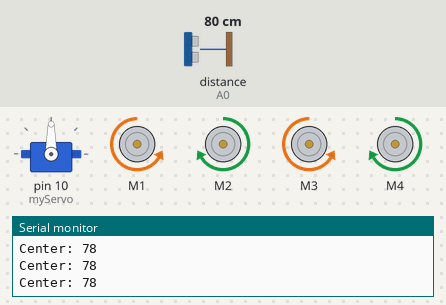
The sketch below on a simulated Arduino Uno, built with avr-gcc and run on an emulated ATmega328P. Shown: servo, 4 × DC motor (green arrow = forward, orange = backward, longer = faster), the last lines printed to the serial monitor. Wiring (inferred from the names in the program): ultrasonic range finder: trigger A5; echo A0. Inputs (shaded band) come from the test bench; at power-on: distance to the obstacle (sensor on A0) 80 cm. The echo pulse lasts 58.3 µs per cm.

Above: at 1.2 s.
1.3 s: distance to the obstacle (sensor on A0) set to 24 cm
4.3 s: distance to the obstacle (sensor on A0) set to 19 cm
At 7.0 s:
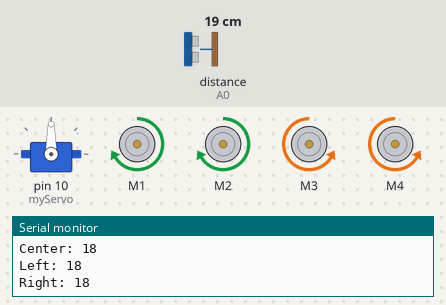
7.3 s: distance to the obstacle (sensor on A0) set to 60 cm
At 8.9 s:
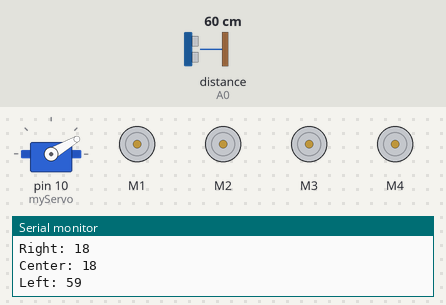
10.3 s: distance to the obstacle (sensor on A0) set to 2 cm
At 11.6 s:
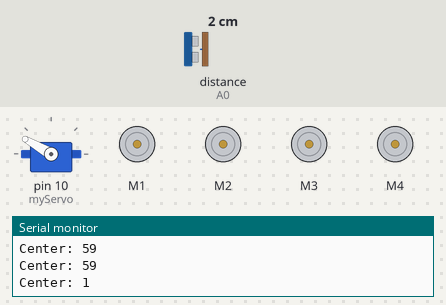
Timing chart, 0 to 17.3 s (numbered marks = the images above; inputs shaded):
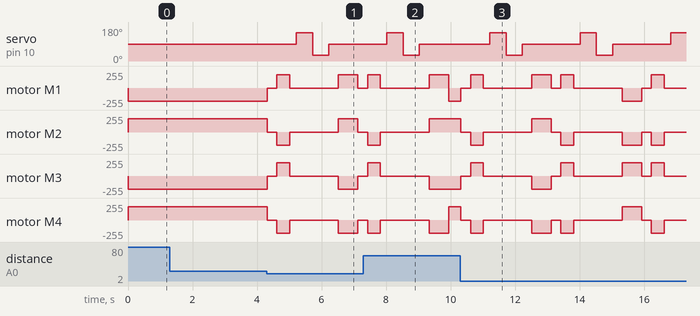

Measured:
- the behaviour switches between 22 and 21 cm on distance to the obstacle (sensor on A0) (found by bisection; images 0 and 1)
- after the input at 4.3 s, servo on pin 10 (myServo): 90° → 150° after 0.92 s, → 30° 0.50 s later, → 90° 0.50 s later; motor M1: goes stopped 0.30 s, forward 200/255 0.40 s, stopped 1.5 s, forward 200/255 0.60 s, then stopped, starting at once
- after the input at 7.3 s, motor M2: goes on until 9.3 s, then stays forward 200/255; motor M3: goes on until 9.3 s, then stays backward 200/255
- after the input at 10.3 s, servo on pin 10 (myServo): 90° → 150° after 0.92 s, → 30° 0.50 s later, → 90° 0.50 s later, → 150° 1.8 s later, … (7 changes in this stretch); motor M1: backward 200/255 → stopped at once, → forward 200/255 0.30 s later, → stopped 0.40 s later, → forward 200/255 1.5 s later, … (11 changes in this stretch)

The sketch:

protototype_system.fullcode.ino
```cpp
#include <AFMotor.h>
#include <Servo.h>


AF_DCMotor m1(1);
AF_DCMotor m2(2);
AF_DCMotor m3(3);
AF_DCMotor m4(4);

Servo myServo;

#define trigPin A5
#define echoPin A0

long duration;
int distance;


void setup() {
  Serial.begin(9600);

  pinMode(trigPin, OUTPUT);
  pinMode(echoPin, INPUT);

  myServo.attach(10);
  myServo.write(90);


  m1.setSpeed(200);
  m2.setSpeed(200);
  m3.setSpeed(200);
  m4.setSpeed(200);
}


int getDistance() {
  digitalWrite(trigPin, LOW);
  delayMicroseconds(2);

  digitalWrite(trigPin, HIGH);
  delayMicroseconds(10);
  digitalWrite(trigPin, LOW);

  duration = pulseIn(echoPin, HIGH);
  distance = duration * 0.034 / 2;

  return distance;
}


void moveForward() {
  m1.run(BACKWARD);
  m2.run(FORWARD);
  m3.run(BACKWARD);
  m4.run(FORWARD);
}

void moveBackward() {
  m1.run(FORWARD);
  m2.run(BACKWARD);
  m3.run(FORWARD);
  m4.run(BACKWARD);
}

void turnLeft() {
  m1.run(BACKWARD);
  m2.run(BACKWARD);
  m3.run(FORWARD);
  m4.run(FORWARD);
}

void turnRight() {
  m1.run(FORWARD);
  m2.run(FORWARD);
  m3.run(BACKWARD);
  m4.run(BACKWARD);
}


void stopMotors() {
  m1.run(RELEASE);
  m2.run(RELEASE);
  m3.run(RELEASE);
  m4.run(RELEASE);
}

void loop() {

  int center = getDistance();
  Serial.print("Center: ");
  Serial.println(center);

  if (center > 20) {
    moveForward();
  }
  else {

    stopMotors();
    delay(300);

    moveBackward();
    delay(400);

    stopMotors();
    delay(200);
    myServo.write(150);
    delay(500);
    int left = getDistance();
    Serial.print("Left: ");
    Serial.println(left);

    myServo.write(30);
    delay(500);
    int right = getDistance();
    Serial.print("Right: ");
    Serial.println(right);

    myServo.write(90);
    delay(300);

    if (left > right) {
      turnLeft();
      delay(600);
    } else {
      turnRight();
      delay(600);
    }

    stopMotors();
  }
}
```

proposedsystem-ir_code.ino
```cpp
#define IR_PIN 2
#define VACUUM_RELAY A1

bool readIRSensor() {
  int raw = digitalRead(IR_PIN);
  return (raw == LOW);
}

void controlVacuum(bool activate) {
  digitalWrite(VACUUM_RELAY, activate ? HIGH : LOW);
}
```

proposedsystem-moisture_code.ino
```cpp
#define MOISTURE_PIN A0
#define MOISTURE_THRESHOLD 500

bool readMoistureSensor() {
  int raw = analogRead(MOISTURE_PIN);
  return (raw >= MOISTURE_THRESHOLD);
}
```

proposedsystem-wheelencoder.ino
```cpp
#define WHEEL_RADIUS_CM 3.25
#define WHEELBASE_CM 14.0
#define PPR 20

volatile long leftPulses = 0;
volatile long rightPulses = 0;
long lastLeftPulses = 0;
long lastRightPulses = 0;

float posX = 0.0;
float posY = 0.0;
float theta = 0.0;

void updateOdometry() {
  noInterrupts();
  long curL = leftPulses;
  long curR = rightPulses;
  interrupts();

  long dNL = curL - lastLeftPulses;
  long dNR = curR - lastRightPulses;
  lastLeftPulses = curL;
  lastRightPulses = curR;

  if (dNL==0 && dNR==0) return;

  float dSL = WHEEL_RADIUS_CM * (2.0 * PI * dNL / PPR);
  float dSR = WHEEL_RADIUS_CM * (2.0 * PI * dNR / PPR);

  float dS = (dSR + dSL) / 2.0;
  float dTheta = (dSR - dSL) / WHEELBASE_CM;

  posX += dS * cos(theta + dTheta / 2.0);
  posY += dS * sin(theta + dTheta / 2.0);
  theta += dTheta;
}
```
